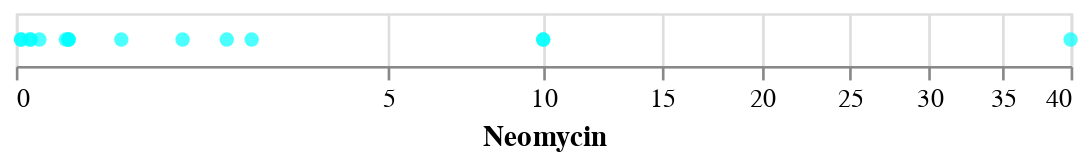

The cell this chart's notebook holds for it:
### Code cell
alt.Chart(df).mark_circle(color="aqua").encode(
    alt.X("Neomycin:Q", scale=alt.Scale(type="sqrt"))
)

### Figure 1 — Vega-Lite specification as saved in the notebook (floating-point values rounded to 4 significant figures)
{"$schema": "https://vega.github.io/schema/vega-lite/v4.8.1.json", "config": {"view": {"continuousHeight": 300, "continuousWidth": 400}}, "data": {"name": "data-8833440f737304311e72aeeffd7b9881"}, "datasets": {"data-8833440f737304311e72aeeffd7b9881": [{"Bacteria": "Aerobacter aerogenes", "Genus": "other", "Gram_Staining": "negative", "Neomycin": 1.6, "Penicillin": 870, "Streptomycin": 1}, {"Bacteria": "Bacillus anthracis", "Genus": "other", "Gram_Staining": "positive", "Neomycin": 0.007, "Penicillin": 0.001, "Streptomycin": 0.01}, {"Bacteria": "Brucella abortus", "Genus": "other", "Gram_Staining": "negative", "Neomycin": 0.02, "Penicillin": 1, "Streptomycin": 2}, {"Bacteria": "Diplococcus pneumoniae", "Genus": "other", "Gram_Staining": "positive", "Neomycin": 10, "Penicillin": 0.005, "Streptomycin": 11}, {"Bacteria": "Escherichia coli", "Genus": "other", "Gram_Staining": "negative", "Neomycin": 0.1, "Penicillin": 100, "Streptomycin": 0.4}, {"Bacteria": "Klebsiella pneumoniae", "Genus": "other", "Gram_Staining": "negative", "Neomycin": 1, "Penicillin": 850, "Streptomycin": 1.2}, {"Bacteria": "Mycobacterium tuberculosis", "Genus": "other", "Gram_Staining": "negative", "Neomycin": 2, "Penicillin": 800, "Streptomycin": 5}, {"Bacteria": "Proteus vulgaris", "Genus": "other", "Gram_Staining": "negative", "Neomycin": 0.1, "Penicillin": 3, "Streptomycin": 0.1}, {"Bacteria": "Pseudomonas aeruginosa", "Genus": "other", "Gram_Staining": "negative", "Neomycin": 0.4, "Penicillin": 850, "Streptomycin": 2}, {"Bacteria": "Salmonella (Eberthella) typhosa", "Genus": "Salmonella", "Gram_Staining": "negative", "Neomycin": 0.008, "Penicillin": 1, "Streptomycin": 0.4}, {"Bacteria": "Salmonella schottmuelleri", "Genus": "Salmonella", "Gram_Staining": "negative", "Neomycin": 0.09, "Penicillin": 10, "Streptomycin": 0.8}, {"Bacteria": "Staphylococcus albus", "Genus": "Staphylococcus", "Gram_Staining": "positive", "Neomycin": 0.001, "Penicillin": 0.007, "Streptomycin": 0.1}, {"Bacteria": "Staphylococcus aureus", "Genus": "Staphylococcus", "Gram_Staining": "positive", "Neomycin": 0.001, "Penicillin": 0.03, "Streptomycin": 0.03}, {"Bacteria": "Streptococcus fecalis", "Genus": "Streptococcus", "Gram_Staining": "positive", "Neomycin": 0.1, "Penicillin": 1, "Streptomycin": 1}, {"Bacteria": "Streptococcus hemolyticus", "Genus": "Streptococcus", "Gram_Staining": "positive", "Neomycin": 10, "Penicillin": 0.001, "Streptomycin": 14}, {"Bacteria": "Streptococcus viridans", "Genus": "Streptococcus", "Gram_Staining": "positive", "Neomycin": 40, "Penicillin": 0.005, "Streptomycin": 10}]}, "encoding": {"x": {"field": "Neomycin", "scale": {"type": "sqrt"}, "type": "quantitative"}}, "mark": {"color": "aqua", "type": "circle"}}
